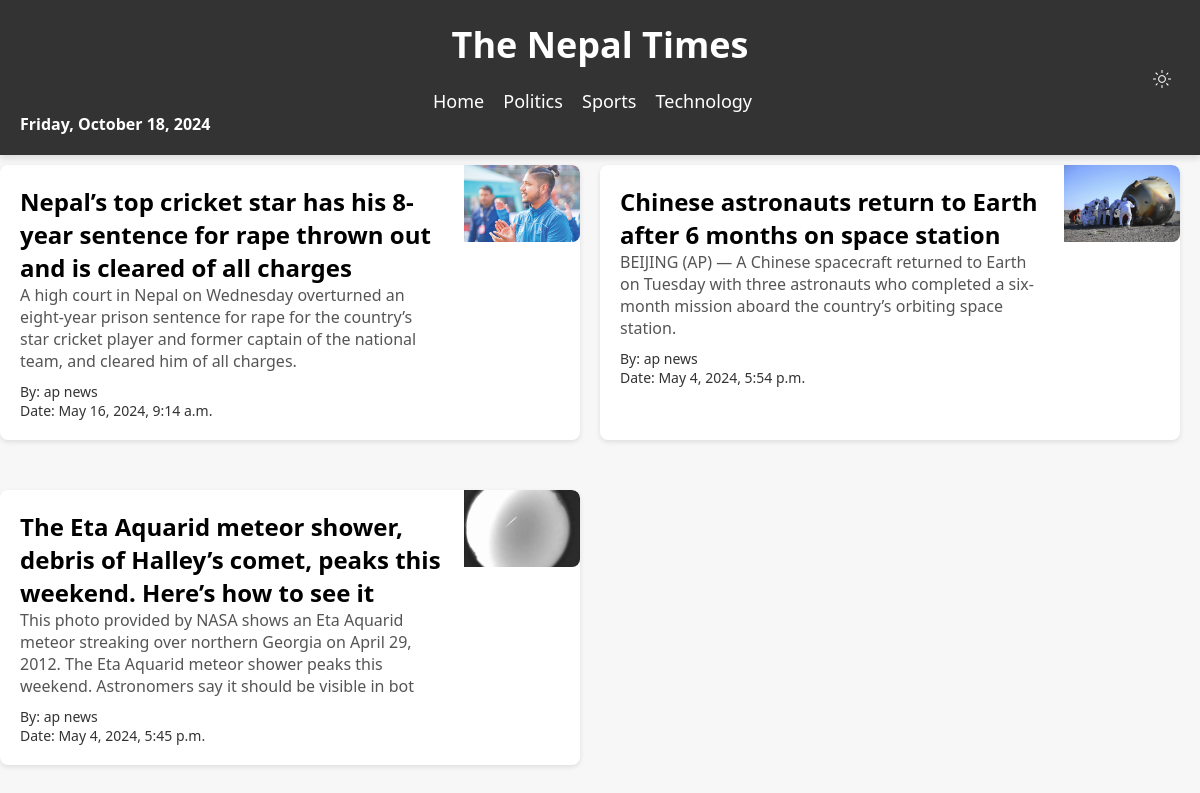
Page /breaking on the committed database.
### myapp/models.py (models this page shows, shortened)
class Breaking(models.Model):
    heading = models.CharField(max_length=100)
    photo = models.ImageField(upload_to='photos/')
    summary = models.CharField(max_length=200)
    description = models.TextField()
    author = models.CharField(max_length=50)
    date = models.DateTimeField()

### myapp/views.py (the view)
# urls.py: path('breaking',views.breaking, name='breaking'),
def breaking(request):
    breaking = Breaking.objects.all().order_by('-date')
    data = {
        'news_list':breaking
    }
    return render(request,'breaking.html',data)

### templates/breaking.html (shortened to what this page needs)
{% extends 'base.html' %}
{% block body %}
<!DOCTYPE html>
<html lang="en">
<head>
    <link rel="stylesheet" href="static/politics.css">
</head>
<body>
    <div class="banner">
        {% for n in news_list %}
        <div class="news-item">
            <div class="news-content">
                <h1><a href="{% url 'breaking_detail' pk=n.pk %}">{{ n.heading }}</a></h1>
                <p class="summary">{{ n.summary }}</p>
                <div class="author-date">
                    <p class="author">By: {{ n.author }}</p>
                    <p class="date">Date: {{ n.date }}</p>
                </div>
            </div>
            <div class="news-image-container">
                <img src="{{ n.photo.url }}" alt="{{ n.heading }}" class="news-image">
            </div>
        </div>
        {% endfor %}
</body>
</html>
{% endblock body %}

### static/home.css (style rules this page uses)
* { margin: 0; padding: 0; box-sizing: border-box; }
body { font-family: 'Segoe UI', Tahoma, Geneva, Verdana, sans-serif; background-color: #f7f7f7; color: #333; margin: 0; padding: 0; }
.date { display: flex; align-items: center; justify-content: flex-start; }
p { color: #333; }

### static/politics.css (style rules this page uses)
.banner { display: flex; flex-wrap: wrap; justify-content: space-between; max-width: 1400px; margin: 0 auto; }
.news-item { width: calc(50% - 20px); margin-bottom: 40px; background-color: #fff; box-shadow: 0 2px 5px rgba(0, 0, 0, 0.1); border-radius: 8px; overflow: hidden; display: flex; margin-right: 20px; transition: transform 0.3s ease; margin-top: 10px; }
.news-content { flex: 1; padding: 20px; }
.news-content h1 { font-size: 24px; margin: 0; }
.news-content h1 a { text-decoration: none; color: black; }
.news-content .summary { color: #555; margin-bottom: 10px; }
.author-date { color: #777; font-size: 14px; margin: 0; }
.news-image-container { width: 20%; overflow: hidden; }
.news-image { width: 100%; height: auto; display: block; max-height: 150px; object-fit: cover; border-top-right-radius: 8px; border-bottom-right-radius: 8px; }

### rows in the picture
Breaking: heading "Nepal’s top cricket star has his 8-year sentence for rape thrown out and is cleared of all charges", summary "A high court in Nepal on Wednesday overturned an eight-year prison sentence for rape for the country’s star cricket player and former captain of the national team, and cleared him of all charges.", author "ap news", date "May 16, 2024, 9:14 a.m.", photo (picture)
Breaking: heading "Chinese astronauts return to Earth after 6 months on space station", summary "BEIJING (AP) — A Chinese spacecraft returned to Earth on Tuesday with three astronauts who completed a six-month mission aboard the country’s orbiting space station.", author "ap news", date "May 4, 2024, 5:54 p.m.", photo (picture)
Breaking: heading "The Eta Aquarid meteor shower, debris of Halley’s comet, peaks this weekend. Here’s how to see it", summary "This photo provided by NASA shows an Eta Aquarid meteor streaking over northern Georgia on April 29, 2012. The Eta Aquarid meteor shower peaks this weekend. Astronomers say it should be visible in bot", author "ap news", date "May 4, 2024, 5:45 p.m.", photo (picture)
